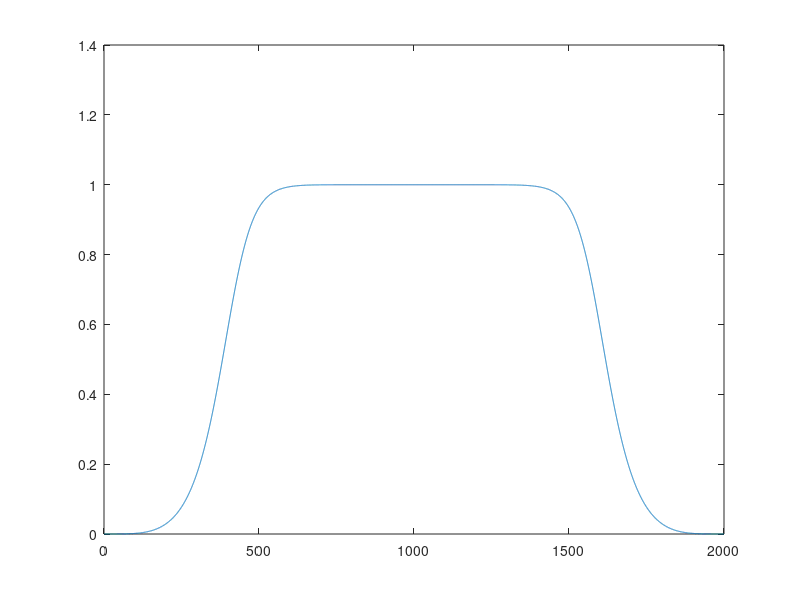
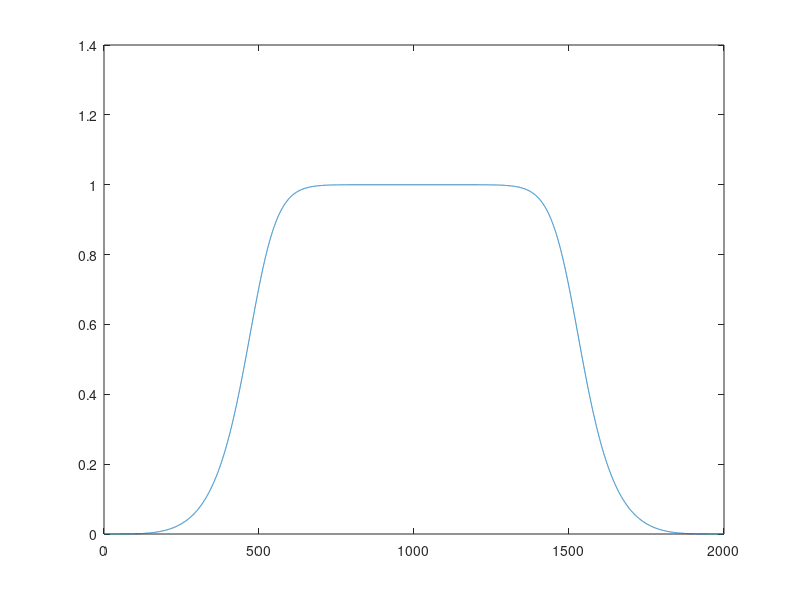
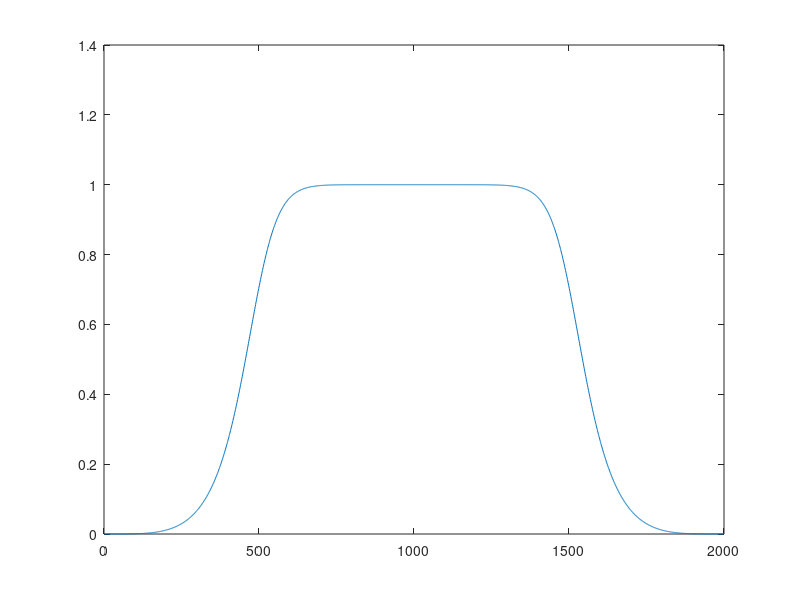

Reproduce these figures in MATLAB, in order.
%Diseño de un filtro Butter
Fm = 2000;
T = 1/Fm;
fc = 500;
fn = fc*2/Fm;%Normalizo la frecuencia de corte para que este entre 0 y 1 --> fc / (Fm/2)
wc = 2*pi*fc;% Expreso 500hz en radianes -- frecuencia de corte del filtro
n=4;%orden del filtro

%Realizo el diseño del analogico H(s)
function [Hs] = mybutter(wc,n,s,tipo)
	
	%Elijo el a segun el tipo
	if (tipo == "pasa bajos")
		s = s./wc; %Pasa bajos
	else
		s = wc./s; %Pasa altos
	endif
	
	B=1;
	if(mod(n,2) == 0)
		%Para los ordenes pares
		for i = 1:n/2
			B .*= s.^2 - 2*s*cos( ((2*i+n-1)/(2*n))*pi ) + 1;
		endfor
	else
		%Para los ordenes impares
		for i = 1:(n-1)/2
			B .*= s.^2 - 2*s*cos( ((2*i+n-1)/(2*n))*pi ) + 1;
		endfor
		B *= s + 1; 
	endif
	
	Hs = 1./B;
	
endfunction

%Uso Bzt para hacer H(z)
w = 0:T:2*pi-T;
z = exp(j*w);
s = (2/T) * (1 - z.^-1)./(z.^-1 + 1); %BZT

%Creo el filtro
Hz = mybutter(wc,n,s,"pasa altos");

%grafico su respuesta en frecuencia
figure(1,"name","Implementacion propia de Butterworth sin prewarping");
plot(w*Fm/(2*pi),abs(Hz));

%Version con prewarping
wc = (2/T) * tan(wc*T/2); %BZT con prewarpig

%Creo el filtro
Hz2 = mybutter(wc,n,s,"pasa altos");

figure(2,"name","Implementacion propia de Butterworth con prewarping");
plot(w*Fm/(2*pi),abs(Hz2));


%Grafico el resultado correcto
figure(3,"name","Implementacion de matlab");
[B,A] = butter(n,fn,"high");
[h,w] = freqz(B,A,Fm,"whole",Fm);
plot(w,abs(h));
